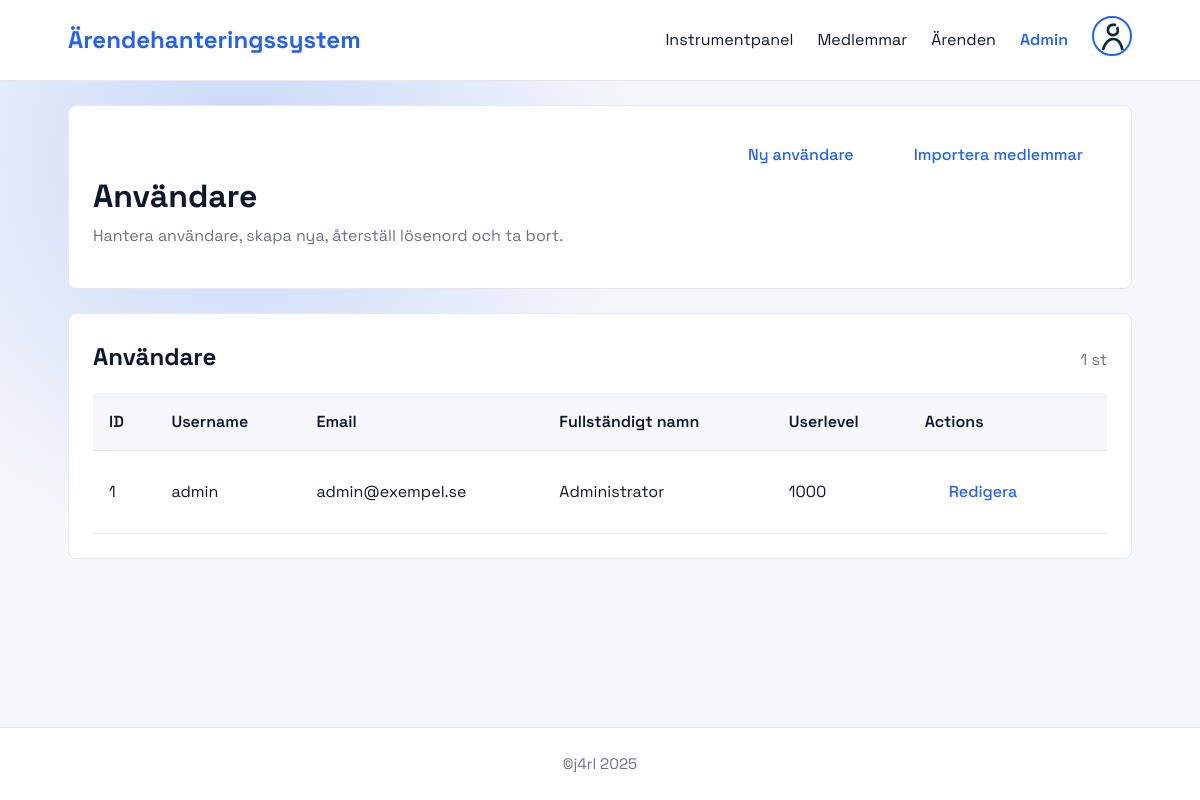
The app's page /pages/admin-users.php (signed in) with its own data.
### tables this page shows
CREATE TABLE IF NOT EXISTS tbl_users (
    id INT AUTO_INCREMENT PRIMARY KEY,
    username VARCHAR(50) UNIQUE NOT NULL,
    password VARCHAR(255) NOT NULL,
    name VARCHAR(255) NOT NULL,
    email VARCHAR(255) NOT NULL,
    phone VARCHAR(100) NOT NULL DEFAULT '',
    pic VARCHAR(255) NOT NULL DEFAULT 'default.png',
    lang VARCHAR(5) NOT NULL DEFAULT 'sv',
    colorscheme INT NOT NULL DEFAULT 1,
    last_login TIMESTAMP NOT NULL DEFAULT CURRENT_TIMESTAMP,
    userlevel INT NOT NULL DEFAULT 10,
    role ENUM('Admin','Användare') NOT NULL DEFAULT 'Användare',
    twofa_secret VARCHAR(64) DEFAULT NULL,
    twofa_enabled TINYINT(1) NOT NULL DEFAULT 0,
    INDEX idx_username (username),
    INDEX idx_email (email)
);

### includes/i18n.php (called while the page is built, shortened)
<?php
function loadLanguage($lang = null) {
    $currentLang = $_SESSION['language'];
    $langFile = __DIR__ . '/../lang/' . $currentLang . '.php';
    if (file_exists($langFile)) {
        return require $langFile;
    }
    return require __DIR__ . '/../lang/sv.php';
}
function __($key) {
    static $translations = null;
    if ($translations === null) {
        $translations = loadLanguage();
    }
    return $translations[$key] ?? $key;
}
?>

### pages/admin-users.php (the view, shortened to what this page needs)
<?php
require_once __DIR__ . '/../includes/i18n.php';
$conn = getDBConnection();
$result = $conn->query("SELECT id, username, email, name AS full_name, userlevel, phone FROM tbl_users ORDER BY id ASC");
$users = [];
while ($row = $result->fetch_assoc()) {
    $users[] = $row;
}
include __DIR__ . '/../includes/header.php';
?>
<main class="main-content">
    <div class="container">
        <div class="card mt-3">
            <div class="section-header">
                <div>
                    <p class="eyebrow"><?php echo __('admin'); ?></p>
                    <h1><?php echo __('users'); ?></h1>
                    <p class="muted">Hantera användare, skapa nya, återställ lösenord och ta bort.</p>
                </div>
                <div class="hero-actions">
                    <a class="btn btn-primary btn-sm" href="admin-users.php?view=create"><?php echo __('new_user'); ?></a>
                    <a class="btn btn-secondary btn-sm" href="admin-import.php#users-import"><?php echo __('import_csv_action'); ?></a>
                </div>
            </div>
        </div>
        <div class="card mt-3">
            <div class="section-header">
                <h2><?php echo __('users'); ?></h2>
                <span class="muted"><?php echo count($users); ?> st</span>
            </div>
            <div class="table-responsive">
                <table class="table">
                    <thead>
                        <tr>
                            <th>ID</th>
                            <th>Username</th>
                            <th>Email</th>
                            <th><?php echo __('full_name'); ?></th>
                            <th>Userlevel</th>
                            <th>Actions</th>
                        </tr>
                    </thead>
                    <tbody>
                        <?php foreach ($users as $u): ?>
                            <tr>
                                <td><?php echo (int)$u['id']; ?></td>
                                <td><?php echo htmlspecialchars($u['username']); ?></td>
                                <td><?php echo htmlspecialchars($u['email']); ?></td>
                                <td><?php echo htmlspecialchars($u['full_name']); ?></td>
                                <td><?php echo (int)$u['userlevel']; ?></td>
                                <td>
                                    <a href="admin-users.php?view=edit&id=<?php echo (int)$u['id']; ?>" class="btn btn-secondary btn-sm"><?php echo __('edit'); ?></a>
                                </td>
                            </tr>
                        <?php endforeach; ?>
                    </tbody>
                </table>
            </div>
        </div>
    </div>
</main>
<?php include __DIR__ . '/../includes/footer.php'; ?>

### assets/css/style.css (style rules this page uses)
:root { --bg_light: #f6f7fb; --bg_dark: #0b1220; --surface_light: #ffffff; --surface_dark: #111827; --primary_light: #2563eb; --primary_dark: #60a5fa; --accent_light: #0ea5e9; --accent_dark: #38bdf8; --text_light: #0f172a; --text_dark: #e5e7eb; --muted_light: #6b7280; --muted_dark: #9ca3af; --border_light: #e5e7eb; --border_dark: #1f2937; --bg: var(--bg_light); --surface: var(--surface_light); --primary: var(--primary_light); --primary-hover: #1f4fcc; --primary-hover-strong: color-mix(in srgb, var(--primary) 85%, black); --accent: var(--accent_light); --text: var(--text_light); --muted: var(--muted_light); --border: var(--border_light); --success: #10b981; --warning: #f59e0b; --danger: #ef4444; --info: #3b82f6; }
* { margin: 0; padding: 0; box-sizing: border-box; }
body { font-family: 'Space Grotesk', -apple-system, BlinkMacSystemFont, 'Segoe UI', sans-serif; background: var(--bg); background: radial-gradient(circle at 20% 20%, color-mix(in srgb, var(--primary) 22%, var(--bg)), var(--bg) 35%), radial-gradient(circle at 80% 0%, color-mix(in srgb, var(--accent) 24%, var(--bg)), var(--bg) 45%), var(--bg); color: var(--text); line-height: 1.6; display: flex; flex-direction: column; height: 100vh; }
a, a:visited { color: var(--primary); text-decoration: none; transition: color 0.2s ease; }
.container { width: min(92vw, 88rem); max-width: 88rem; margin: 0 auto; padding: 0 1.25rem; }
.table-responsive { width: 100%; overflow-x: auto; }
main { overflow-y: auto; overflow-x: hidden; flex-grow: 5; }
.hero-actions { display: flex; gap: 0.75rem; align-items: center; }
.eyebrow { letter-spacing: 0.08em; text-transform: uppercase; font-size: 0.75rem; color: rgba(255, 255, 255, 0.8); margin-bottom: 0.35rem; }
.muted { color: var(--muted); }
.section-header { display: flex; justify-content: space-between; align-items: baseline; gap: 1rem; margin-bottom: 1rem; }
.mt-3 { margin-top: 1.5rem; }

### records on screen
tbl_users: id "1", username "admin", email "admin@exempel.se", name "Administrator", userlevel "1000"

### other values on screen
__('app_name') "Ärendehanteringssystem"
__('dashboard') "Instrumentpanel"
__('members') "Medlemmar"
__('cases') "Ärenden"
__('admin') "Admin"
__('users') "Användare"
__('new_user') "Ny användare"
__('import_csv_action') "Importera medlemmar"
count($users) "1"
__('full_name') "Fullständigt namn"
